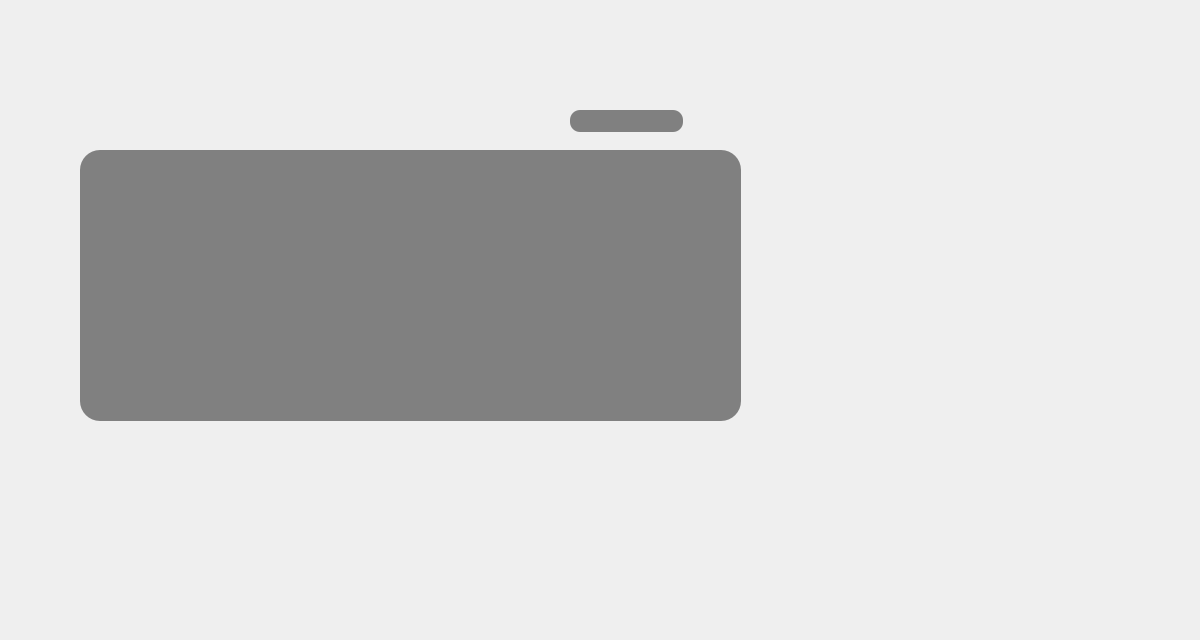
      <widget class="QWidget" name="tab_10">
       <attribute name="title">
        <string>Image display</string>
       </attribute>
       <widget class="QLineEdit" name="idimage">
        <property name="geometry">
         <rect>
          <x>570</x>
          <y>110</y>
          <width>113</width>
          <height>22</height>
         </rect>
        </property>
        <property name="styleSheet">
         <string notr="true">border-radius: 10px;
background-color: grey;
color: rgb(255, 255, 255);
alternate-background-color: rgb(255, 255, 255);</string>
        </property>
       </widget>
       <widget class="QTableView" name="tableView_im">
        <property name="geometry">
         <rect>
          <x>80</x>
          <y>150</y>
          <width>661</width>
          <height>271</height>
         </rect>
        </property>
        <property name="styleSheet">
         <string notr="true">border-radius: 20px;
background-color: grey;
</string>
        </property>
       </widget>
       <widget class="QLabel" name="imageimage">
        <property name="geometry">
         <rect>
          <x>790</x>
          <y>140</y>
          <width>231</width>
          <height>181</height>
         </rect>
        </property>
        <property name="text">
         <string/>
        </property>
       </widget>
       <widget class="QLabel" name="back5_3">
        <property name="geometry">
         <rect>
          <x>20</x>
          <y>0</y>
          <width>1171</width>
          <height>631</height>
         </rect>
        </property>
        <property name="text">
         <string/>
        </property>
        <property name="pixmap">
         <pixmap>bg.png</pixmap>
        </property>
       </widget>
       <zorder>back5_3</zorder>
       <zorder>idimage</zorder>
       <zorder>tableView_im</zorder>
       <zorder>imageimage</zorder>
      </widget>
